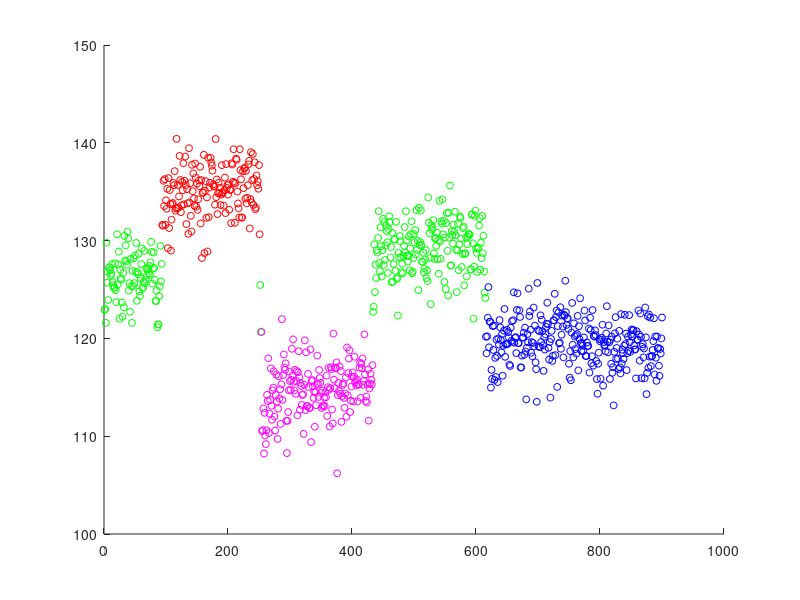

MATLAB code to generate this figure: (Note: this script raises an error after producing the figure.)
%Yutao Han - Cornell University
%12.11.2017
%ORIE 6741
%%
%PLEASE READ

%This script recreates figures 6(c) and 6(d) in the final report, code is
%also borrowed from  Carl Edward Rasmussen's code for GPML.

%depeding on the length of the training data, the hyperparameters need to
%be tuned in ihmm_well_log to achieve good clustering

%this script reads already clustered data from data_final.csv to use as the
%training data

%please note the separate sections for implementing the spectral mixture
%SM) kernel versus the RBF kernel, use the correct sections for
%which results are being replicated

%Note that hyperparameters need to be tuned depending on the cut_off
%%
close all;clear all;
%load pre-clustered data
data=csvread('data_final.csv');

%plot data
% figure
% plot(data(:,1),data(:,2),'b')

n_clust=max(data(:,3));%number of clusters
size_data=size(data);
n_pts=size_data(1);%number of points

colors=[1 0 0;0 1 0;0 0 1;1 0 1];%colors for each cluster

%determine where data cuts off for clustering purpose, note that this
%cutoff is meant to be the same as in the ihmm_well_log data
cut_off=900;

figure
for i=1:cut_off
    for j=1:n_clust
        if data(i,3)==j%if the point belongs to jth cluster
        plot(data(i,1),data(i,2),'color',colors(j,:),'Marker','o','MarkerSize',5)
        end
        hold on
    end
end
%%
%this section optimizes hyperparameters for RBF kernel

%divide into training and test data
train_data=data(1:cut_off,:);
test_data=data(cut_off+1:end,:);

%hyperparameter guesses
ell_init=50;
sf_init=1;
sigma_n_init=3;
log_hyp_init=[log(ell_init);log(sf_init);log(sigma_n_init)];
k=@covSEiso;%function handle for which kernel to use

%optimize hyperparameters for training data
for i=1:n_clust%iterate through each cluster
    
    %get x_opt and y_opt corresponding to that cluster
    idx=find(train_data(:,3)==i);
    x_opt=train_data(idx,1);
    y_opt=train_data(idx,2);
    
    %assume empirical mean (y-mux)
    [log_hyp_opt nlml_it num_it] = minimize(log_hyp_init,'ToyGP_negLogProb',-20000,x_opt,y_opt,k);
    hyp_opt=exp(log_hyp_opt);
    test_hyp_opt(:,i)=[i;hyp_opt];
    %check_params=log_hyp_init;
    %checkgrad('ToyGP_negLogProb', check_params, 1e-5,x_opt,y_opt,k)
end
%%
%this section optimizes hyperparameters for SM kernel

%divide into training and test data
train_data=data(1:cut_off,:);
test_data=data(cut_off+1:end,:);

k=@covSMfast;%cov function handle

%optimize hyperparameters for training data
for i=1:n_clust%iterate through each cluster
    
    %get x_opt and y_opt corresponding to that cluster
    idx=find(train_data(:,3)==i);
    x_opt=train_data(idx,1);
    y_opt=train_data(idx,2);
    
    %fit spectral mixture kernel to the data
    [N,D]=size(x_opt);%Dimension of input "x"
    Q=10;%Number of Gaussian Mixture Components
    
    nlml=Inf;
    n_it=10;
    
    for j=1:n_it
        
        log_hyp_init=initSMhypers(Q,x_opt,y_opt);%initialise SM hyperparameters
        sigma_n_init=3.5;%intial guess for noise, need smarter way to initialize sigma_n_init
        %for non-noise models this should be close to zero
        log_hyp_init=[log_hyp_init; log(sigma_n_init)];
        
        shortrun=100;%short run function evaluations

        log_hyp_opt=minimize(log_hyp_init,'NLP_SM',-shortrun,x_opt,y_opt,k,Q,D);
        %log_hyp_opt=minimize(log_hyp_init,'NLP_SM_nonoise',-shortrun,x_opt,y_opt,k,Q,D);
        
        %function [nlml, dnlml] = NLP_SM_nonoise(log_hyp,x,y,k,Q,D)
        %[nlml_new, dnlml] = NLP_SM_nonoise(log_hyp_opt,x_opt,y_opt,k,Q,D);
        %function [nlml, dnlml] = NLP_SM(log_hyp,x,y,k,Q,D)
        [nlml_new, dnlml]=NLP_SM(log_hyp_opt,x_opt,y_opt,k,Q,D);
        
        if (nlml_new < nlml)%replace the initialized hyperparameters, if better nlml achieved
            log_hyp_proc = log_hyp_opt;
            nlml = nlml_new;
        end       
        print_it=[i j]
    end
    
    %after initializing hyperparameters, marginalize over them
    longrun=1000;
    %log_hyp_opt=minimize(log_hyp_proc,'NLP_SM_nonoise',-longrun,x_opt,y_opt,k,Q,D);
    log_hyp_opt=minimize(log_hyp_proc,'NLP_SM',-longrun,x_opt,y_opt,k,Q,D);
    log_hyp_save(:,i)=log_hyp_opt;
end
%%

%IF you are using RBF kernel use the code that says "for RBF" in the for loop
%and if you are using the SM kernel use the code that says "for SM" in the
%for loop

%given optimized hyperparameters for each cluster
%cluster every 10 new points in test_data
size_test=size(test_data);
n_test=size_test(1);
size_train=size(train_data);
n_train=size_train(1);

%size of the window is 10 pts
size_w=10;
n_w=floor(n_test/size_w);%number of size_w point intervals to be clustered online

mod_test=mod(n_test,size_w);%leftover points

test_data_clust=test_data;%data that is clustered

for i=1:n_w
    %points to be clustered
    xstar=test_data(size_w*i-size_w+1:size_w*i,1);
    ystar=test_data(size_w*i-size_w+1:size_w*i,2);
%     xstar=data(:,1);
%     ystar=data(:,2);
    
    E_save=[];
    SD_save=[];
    for j=1:n_clust%iterate through each cluster
        %get x_opt and y_opt corresponding to that cluster
        idx=find(train_data(:,3)==j);
        x_opt=train_data(idx,1);
        y_opt=train_data(idx,2);
        
        %for RBF
        k=@covSEiso;
        hyp_j=test_hyp_opt(2:end,j);%hyperparameters of jth cluster
        log_hyp_j=log(hyp_j);%log hyperparameters
        
        %expected value and covariance of y(xstar) given GP
        [E,Cov]=OnlineClust_E_Cov(log_hyp_j,x_opt,y_opt,xstar,ystar,k);
        %noise of f_dstar 
        sigma_n=hyp_j(3);
        
        %for SM
        
           %k=@covSMfast;%cov function handle
%         [N,D]=size(x_opt);%Dimension of input "x"
%         Q=10;%Number of Gaussian Mixture Components
%         %now given final optimized hyperparameters, do prediction
%         %find E, and Cov
%         log_hyp_opt=log_hyp_save(:,j);
%         [E,Cov]=SM_pred(log_hyp_opt,x_opt,y_opt,xstar,k,Q,D);
%         %for SM
%         sigma_n=exp(log_hyp_opt(end));
        
  
        
        %dimension of measurement vector
        dim_star=length(E);
        %covariance of test statistic
        Cov_ts=Cov+sigma_n^2*eye(dim_star);
        Cov_ts=Cov_ts+1e-6*eye(dim_star);%add jitter
        %function X=cholesky_sol(A,B)
        inv_Cov_ts=cholesky_sol(Cov_ts,eye(dim_star));
        %test statistic
        ts=(ystar-E)'*inv_Cov_ts*(ystar-E);
        %p=chi2cdf(x,v,'upper')
        S=chi2cdf(ts,dim_star,'upper');   
        
        %note: S is always positive and represents the probability of
        %observing ystar given the underlying GP distribution, the larger S
        %is the more likely that ystar was generated given E,Cov
        
        %save E and SD for debugging
        SD=sqrt(diag(Cov));
        E_save(:,j)=E;
        SD_save(:,j)=SD;
        
        %save the likelihood
        L(j,:)=[j log(S)];
    end
    
    %assign test_data_clust data to cluster with highest likelihood
    [val_max,idx_max]=max(L(:,2));
    test_data_clust(size_w*i-size_w+1:size_w*i,3)=idx_max;

end

%%

%plot results of online inference
close all
figure
for i=1:n_train
    for j=1:n_clust
        if train_data(i,3)==j%if the point belongs to jth cluster
        plot(train_data(i,1),train_data(i,2),'color',colors(j,:),'Marker','o','MarkerSize',5)
        end
        hold on
    end
end
for i=1:n_w
    for j=1:n_clust
        if test_data_clust(size_w*i,3)==j
        plot(test_data_clust(size_w*i-size_w+1:size_w*i,1),test_data_clust(size_w*i-size_w+1:size_w*i,2),...
            'color',colors(j,:),'Marker','o','MarkerSize',5,'LineStyle','none')
        end
        hold on
    end
    pause(.3)
end

